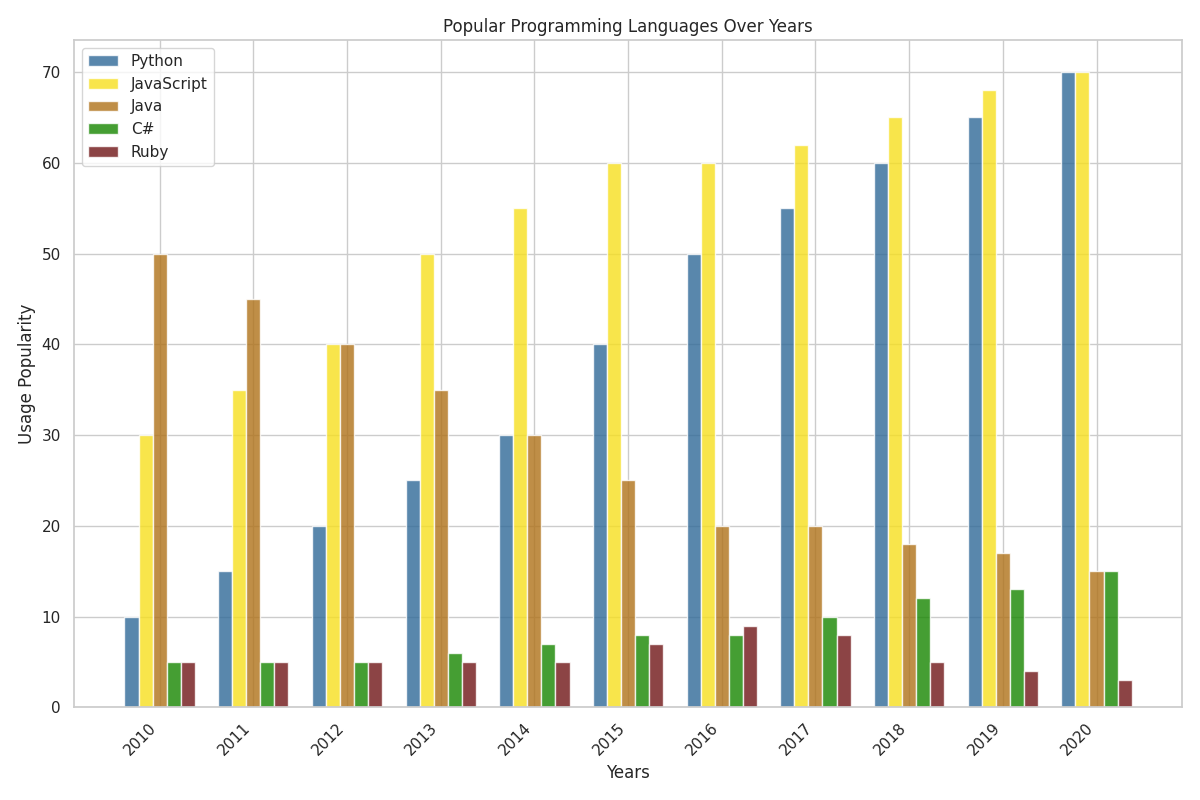

Generate this figure with Python:
import matplotlib.pyplot as plt
import numpy as np

years = np.arange(2010, 2021)
python = np.array([10, 15, 20, 25, 30, 40, 50, 55, 60, 65, 70])
javascript = np.array([30, 35, 40, 50, 55, 60, 60, 62, 65, 68, 70])
java = np.array([50, 45, 40, 35, 30, 25, 20, 20, 18, 17, 15])
csharp = np.array([5, 5, 5, 6, 7, 8, 8, 10, 12, 13, 15])
ruby = np.array([5, 5, 5, 5, 5, 7, 9, 8, 5, 4, 3])

bar_width = 0.15
r1 = np.arange(len(years))
r2 = [x + bar_width for x in r1]
r3 = [x + bar_width for x in r2]
r4 = [x + bar_width for x in r3]
r5 = [x + bar_width for x in r4]

fig, ax = plt.subplots(figsize=(12, 8))

ax.bar(r1, python, color='#306998', width=bar_width, label='Python', alpha=0.8)
ax.bar(r2, javascript, color='#F7DF1E', width=bar_width, label='JavaScript', alpha=0.8)
ax.bar(r3, java, color='#b07219', width=bar_width, label='Java', alpha=0.8)
ax.bar(r4, csharp, color='#178600', width=bar_width, label='C#', alpha=0.8)
ax.bar(r5, ruby, color='#701516', width=bar_width, label='Ruby', alpha=0.8)

ax.set_title("Popular Programming Languages Over Years")
ax.set_xlabel("Years")
ax.set_ylabel("Usage Popularity")
ax.set_xticks([r + 2 * bar_width for r in range(len(years))])
ax.set_xticklabels(years, rotation=45, ha="right")
ax.legend()

plt.tight_layout()
plt.show()
